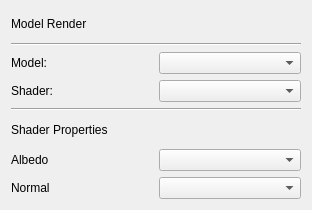
<?xml version="1.0" encoding="UTF-8"?>
<ui version="4.0">
 <class>ModelRenderWidget</class>
 <widget class="QWidget" name="ModelRenderWidget">
  <property name="geometry">
   <rect>
    <x>0</x>
    <y>0</y>
    <width>312</width>
    <height>210</height>
   </rect>
  </property>
  <property name="windowTitle">
   <string>Form</string>
  </property>
  <layout class="QVBoxLayout" name="verticalLayout">
   <item>
    <widget class="QLabel" name="label_3">
     <property name="text">
      <string>Model Render</string>
     </property>
    </widget>
   </item>
   <item>
    <widget class="Line" name="line">
     <property name="orientation">
      <enum>Qt::Horizontal</enum>
     </property>
    </widget>
   </item>
   <item>
    <layout class="QHBoxLayout" name="horizontalLayout">
     <item>
      <widget class="QLabel" name="label">
       <property name="text">
        <string>Model: </string>
       </property>
      </widget>
     </item>
     <item>
      <widget class="QComboBox" name="ModelComboBox"/>
     </item>
    </layout>
   </item>
   <item>
    <layout class="QHBoxLayout" name="horizontalLayout_2">
     <item>
      <widget class="QLabel" name="label_2">
       <property name="text">
        <string>Shader:</string>
       </property>
      </widget>
     </item>
     <item>
      <widget class="QComboBox" name="ShaderComboBox"/>
     </item>
    </layout>
   </item>
   <item>
    <widget class="Line" name="line_2">
     <property name="orientation">
      <enum>Qt::Horizontal</enum>
     </property>
    </widget>
   </item>
   <item>
    <widget class="QLabel" name="label_6">
     <property name="text">
      <string>Shader Properties</string>
     </property>
    </widget>
   </item>
   <item>
    <layout class="QHBoxLayout" name="horizontalLayout_3">
     <item>
      <widget class="QLabel" name="label_4">
       <property name="text">
        <string>Albedo</string>
       </property>
      </widget>
     </item>
     <item>
      <widget class="QComboBox" name="AlbedoComboBox"/>
     </item>
    </layout>
   </item>
   <item>
    <layout class="QHBoxLayout" name="horizontalLayout_4">
     <item>
      <widget class="QLabel" name="label_5">
       <property name="text">
        <string>Normal</string>
       </property>
      </widget>
     </item>
     <item>
      <widget class="QComboBox" name="NormalComboBox"/>
     </item>
    </layout>
   </item>
  </layout>
 </widget>
 <resources/>
 <connections/>
</ui>
